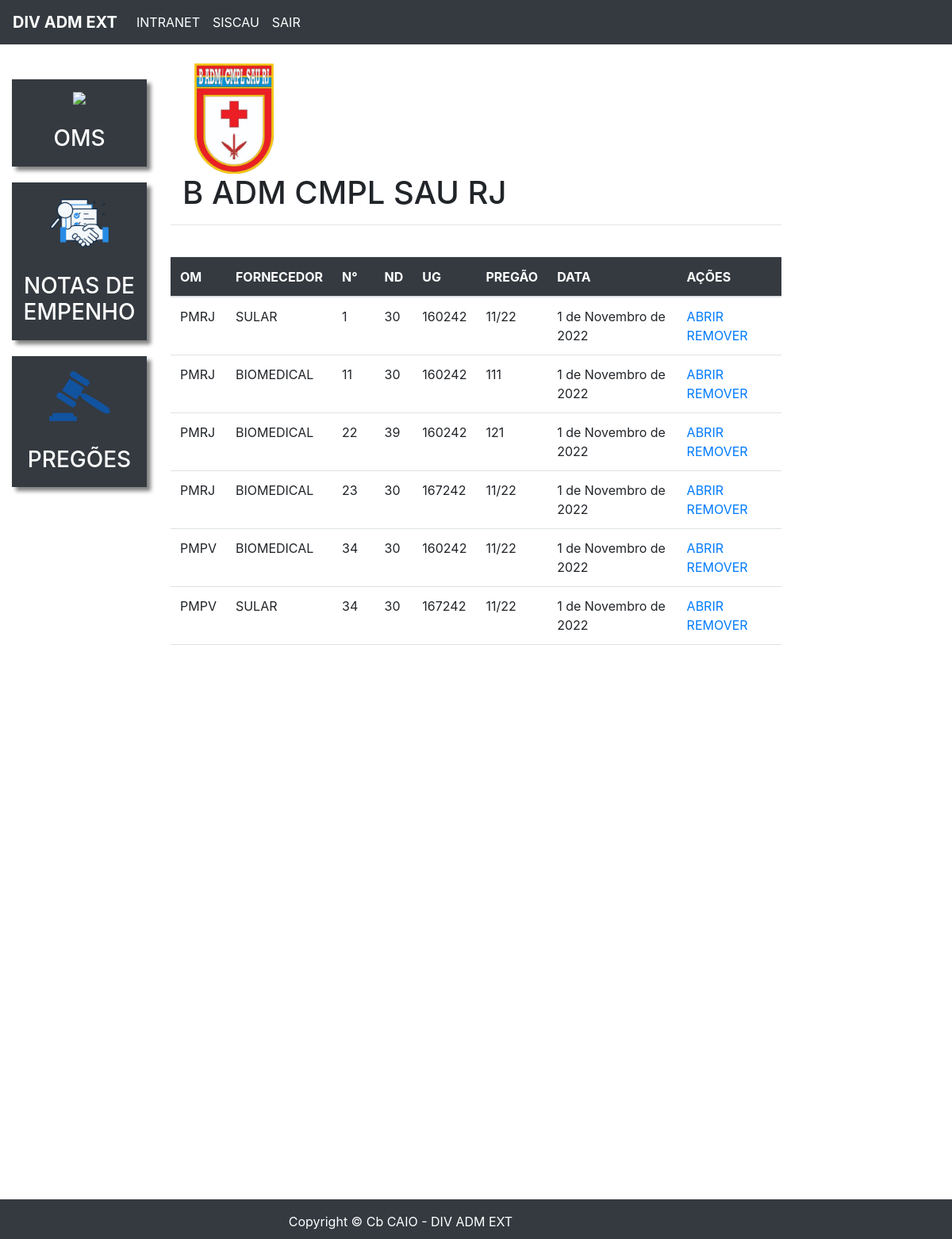
The page /listar_empenhos/ (signed in) on the database as committed earlier.
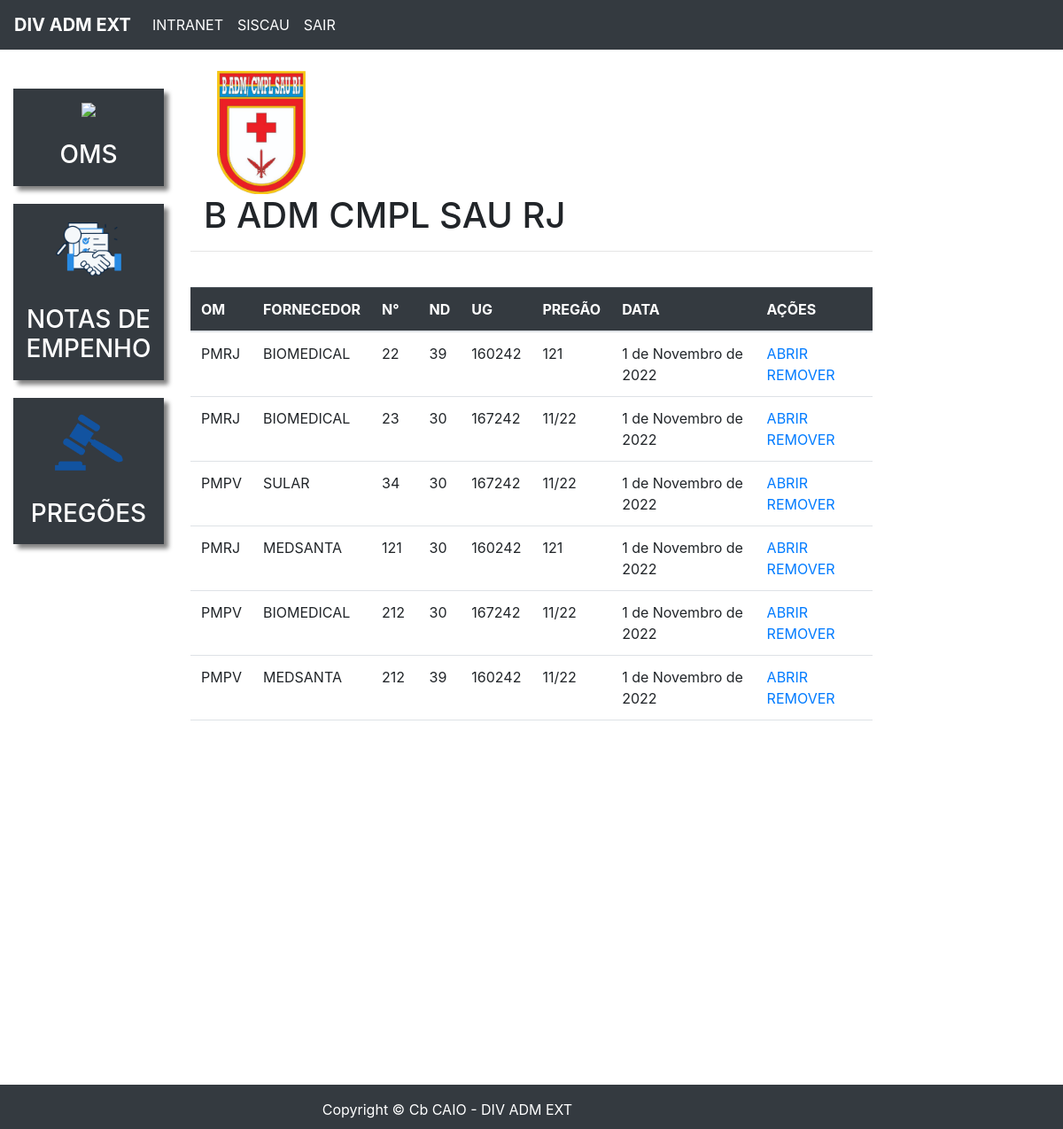
The same page on the database as committed later.
### plataforma/models.py (models this page shows, shortened)
class Empenho(models.Model):
    LISTA_ND = (
        ("30", '30'),
        ("39", '30'),
        ("52", '30'),
    )
    LISTA_UG = (
        ("160242", '160242'),
        ("167242", '167242'),
    )
    LISTA_FORNECEDOR = (
        ('BIOMEDICAL', 'BIOMEDICAL'),
        ('SULAR', 'SULAR'),
        ('MEDSANTA', 'MEDSANTA'),
    )
    om = models.ForeignKey(Om, on_delete=models.CASCADE)
    fornecedor = models.CharField(max_length=50, choices=LISTA_FORNECEDOR)
    nd = models.CharField(max_length=2,choices=LISTA_ND)
    ug = models.CharField(max_length=6,choices=LISTA_UG)
    pregao = models.CharField(max_length=8)
    data = models.DateField()
    numero = models.IntegerField()
    pdf = models.FileField(upload_to="pdf")

class Om(models.Model):
    LISTA_OMS = (
        ('PMPV', 'PMPV'),
        ('PMRJ', 'PMRJ'),
        ('PMN', 'PMN'),
        ('IBEX', 'IBEX'),
        ('HCE', 'HCE'),
        ('OCEX', 'OCEX'),
        ('HMR', 'HMR'),
        ('HGERJ', 'HGERJ'),
        ('PM Gu VV', 'PM Gu VV'),
        ('LQFEX', 'LQFEX'),
        )
    sigla = models.CharField(max_length=10, choices=LISTA_OMS)
    foto = models.ImageField(upload_to="imagens")
    email = models.EmailField(null=True)
    telefone = models.IntegerField(null=True)
    def __str__(self):
        return self.sigla

### plataforma/views.py (the view)
# urls.py: path('listar_empenhos/', views.listar_empenhos, name='listar_empenhos'),
@login_required(login_url='/auth/logar/')
def listar_empenhos(request):
    empenhos = Empenho.objects.all().order_by('numero')
    return render(request, 'listar_empenhos.html',{'empenhos': empenhos})

### plataforma/templates/listar_empenhos.html (shortened to what this page needs)
{% extends 'base_plataforma.html' %}
{% load static %}
{% block 'plataforma' %}
    <br>
    <div class="container">
        <div class="col-md-3">
            <img src="{% static 'plataforma/img/base.png'%} " width='100'>
            </div>
<h1> B ADM CMPL SAU RJ </h1>
    </div>
    <hr>
    <br>
    <div class='scroll1'>
        <table class="table ">
            <thead class='table-dark '>
            <tr>
            <th>OM</th>
            <th>FORNECEDOR</th>
            <th>N°</th>
            <th>ND</th>
            <th>UG</th>
            <th>PREGÃO</th>
            <th>DATA</th>
            <th>AÇÕES</th>
            </tr>
            </thead>
            <tbody >
            {% for i in empenhos %}
            <tr>
                <td>{{i.om }}</td>
                <td>{{i.fornecedor }}</td>
                <td>{{i.numero}}</td>
                <td>{{i.nd}}</td>
                <td>{{i.ug }}</td>
                <td>{{i.pregao}}</td>
                <td>{{i.data}}</td>
                <td>
                    <a href="{{ i.pdf.url }}" target="_blank" rel="noopener noreferrer">ABRIR</a>
                    <a href="{% url 'remover_empenho' i.id%}">REMOVER</a>
                </td>
            </tr>
            {% empty %}
            <td> SEM EMPENHOS</td>
            {% endfor %}
            </tbody>
        </table>
        </div>
{% endblock%}

Rows that differ between the two databases and show on the page:
removed Empenho: om "PMRJ", fornecedor "SULAR", numero "1", nd "30", ug "160242", pregao "11/22", data "1 de Novembro de 2022"
removed Empenho: om "PMRJ", fornecedor "BIOMEDICAL", numero "11", nd "30", ug "160242", pregao "111", data "1 de Novembro de 2022"
removed Empenho: om "PMPV", fornecedor "BIOMEDICAL", numero "34", nd "30", ug "160242", pregao "11/22", data "1 de Novembro de 2022"
now on this page (row unchanged): Empenho: om "PMRJ", fornecedor "MEDSANTA", numero "121", nd "30", ug "160242", pregao "121", data "1 de Novembro de 2022"
now on this page (row unchanged): Empenho: om "PMPV", fornecedor "BIOMEDICAL", numero "212", nd "30", ug "167242", pregao "11/22", data "1 de Novembro de 2022"
now on this page (row unchanged): Empenho: om "PMPV", fornecedor "MEDSANTA", numero "212", nd "39", ug "160242", pregao "11/22", data "1 de Novembro de 2022"
